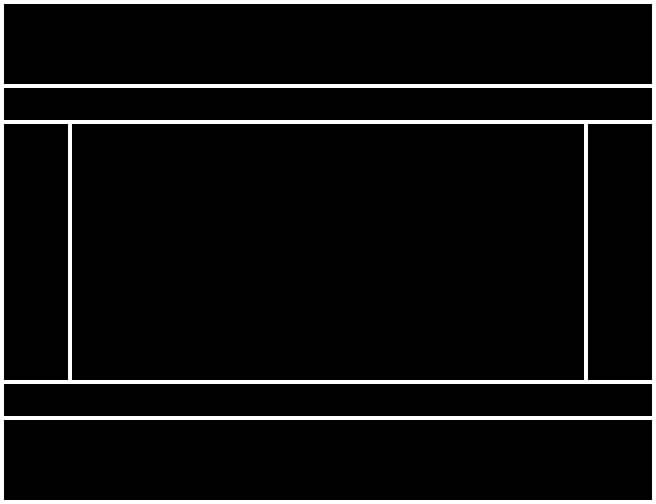
#> input picture hdmi.srcs/sources_1/new/tools/OsciloscopeGenerator/backgroundV2.jpg, 656 x 504 px
$ python screenGenerator.py
#> lines starting #> are read from the running program, lines starting #| are printed output that depends on the picture; after the words box and inside, x2 and y2 are one past the last pixel; in counts of white or black regions, pixels touching at a corner belong together
### hdmi.srcs/sources_1/new/tools/OsciloscopeGenerator/fontToPng.py
from PIL import Image, ImageFont, ImageDraw

# characters parameters
FONT_SIZE = 30
MAX_PADDING = 0

font_path = "PixelOperator8.ttf"
font_object = ImageFont.truetype(font_path, FONT_SIZE)  # Font has to be a .ttf file

fg = "#FFFFFF"  # yellow foreground
bg = "#000000"  # black background

threshold = 125


def generate_character(character, file, colors):
    # text_width, text_height = font_object.getsize(character)
    image = Image.new('RGB', (FONT_SIZE + 4, FONT_SIZE + 2), color=bg)
    draw_pad = ImageDraw.Draw(image)
    draw_pad.text((MAX_PADDING, MAX_PADDING), character, font=font_object, fill=fg)
    # Grayscale
    image = image.convert('L')
    # Threshold
    image = image.point(lambda p: 255 if p > threshold else 0)
    # To mono
    image = image.convert('1')
    image = image.convert("RGB")
    if character.isalnum():
        if character.isupper():
            file.write(f"constant CHARACTER_{character}_upper : t_font := (\n")
        else:
            file.write(f"constant CHARACTER_{character} : t_font := (\n")
    else:
        file.write(f"constant CHARACTER_{ord(character)} : t_font := (\n")
    for i in range(image.size[1]):
        file.write("(")
        for j in range(image.size[0]):
            pixel = image.getpixel((j, i))
            color_id = colors.index(pixel)
            if j < image.size[0] - 1:
                file.write(f"{color_id}, ")
            else:
                file.write(f"{color_id}")
        if i < image.size[1] - 1:
            file.write(f"),\n")
        else:
            file.write(f")\n")
    file.write(");\n\n")


# [17 lines of commented-out code are left out]

### hdmi.srcs/sources_1/new/tools/OsciloscopeGenerator/screenGenerator.py
from PIL import Image, ImageFont, ImageDraw
import numpy as np
import datetime

import fontToPng as ftp

# characters parameters
FONT_SIZE = 30
MAX_PADDING = 0

font_path = "PixelOperator8.ttf"
font_object = ImageFont.truetype(font_path, FONT_SIZE)  # Font has to be a .ttf file

fg = "#FFFF00"  # yellow foreground
bg = "#000000"  # black background

threshold = 100
img_name = "backgroundV2.jpg"
package_name = "font_pkg"
img = Image.open(img_name)
#> img is the input picture: PIL image 656x504 RGB; min 0, max 255, mean 17.6

# Grayscale
img = img.convert('L')
#> img: PIL image 656x504 L
# Threshold
img = img.point(lambda p: 255 if p > threshold else 0)
#> img: PIL image 656x504 L; 6.5% white; 1 white region, box (x1, y1, x2, y2) and area: (0, 0, 656, 504) 21632
# To mono
img = img.convert('1')
# To rgb
img = img.convert("RGB")

colors = img.getbands()
#> colors = ('R', 'G', 'B')

arr = np.array(img)
img_size = arr.shape
#> img_size = (504, 656, 3)
print(img_size)
#| (504, 656, 3)

unique_colors = set()
for i in range(img.size[0]):
    for j in range(img.size[1]):
        pixel = img.getpixel((i, j))
        unique_colors.add(pixel)
#> after the loop, unique_colors = 2 items

unique_colors = list(unique_colors)
#> unique_colors = [(0, 0, 0), (255, 255, 255)]

print(unique_colors)
#| [(0, 0, 0), (255, 255, 255)]

comment = f'''------------------------------------------------------------------------------------------------
-- File generated automatically using python script. Do not edit it by hand!
-- Generated using: screenGenerator.py and fontToPng.py
-- Generation time: {datetime.date.today()}
-- Background generated with image named: {img_name}
-- Font name: {font_path}
-- Package name: {package_name}
------------------------------------------------------------------------------------------------

'''

libraries = '''library IEEE;
use IEEE.STD_LOGIC_1164.ALL;
use IEEE.NUMERIC_STD.ALL;\n
'''

typedef = f'''constant IMG_HEIGHT : natural := {img_size[0]};
constant IMG_WIDTH : natural := {img_size[1]};
constant FONT_HEIGHT : natural := {ftp.FONT_SIZE + 2};
constant FONT_WIDTH : natural := {ftp.FONT_SIZE + 4};
type t_img is array(0 to IMG_HEIGHT - 1, 0 to IMG_WIDTH - 1) of integer range 0 to {len(unique_colors)-1};
type t_font is array (0 to FONT_HEIGHT - 1, 0 to FONT_WIDTH - 1) of integer range 0 to {len(unique_colors)-1};\n'''

with open(f"{package_name}.vhd", "w") as file:
    file.write(comment)
    file.write(libraries)
    file.write(f"package {package_name} is\n\n")
    file.write("-- unique colors are:\n")
    for i in range(0, len(unique_colors)):
        file.write(f"-- {i}: {unique_colors[i]}\n")
#> this loop made 2 passes

    file.write("\n")
    type_comment = '''------------------------------------------------------------------------------------------------
-- TYPES DECLARATIONS
------------------------------------------------------------------------------------------------\n
'''
    file.write(type_comment)
    file.write(typedef)

    function_comment = '''
------------------------------------------------------------------------------------------------
-- FUNCTION DECLARATIONS
------------------------------------------------------------------------------------------------\n
'''
    file.write(function_comment)
    # file.write("-- function returning RGB value of a selected pixel\n")
    # file.write("function BG_getPixelColor(column : natural; row : natural) return std_logic_vector;\n")

    function_comment = '''
------------------------------------------------------------------------------------------------
-- CONSTANTS
------------------------------------------------------------------------------------------------
'''

    file.write(function_comment)
    file.write("-- constant containing background\n")
    file.write("constant BACKGROUND : t_img := (\n")

    print(img.size[0], img.size[1])
#| 656 504

    for i in range(img.size[1]):
        file.write("(")
        for j in range(img.size[0]):
            pixel = img.getpixel((j, i))
            color_id = unique_colors.index(pixel)
            if j < img.size[0] - 1:
                file.write(f"{color_id}, ")
            else:
                file.write(f"{color_id}")
        if i < img.size[1] - 1:
            file.write(f"),\n")
        else:
            file.write(f")\n")
    file.write(");\n\n")

    for i in [chr(x) for x in range(32, 127)]:
        ftp.generate_character(i, file, unique_colors)
#> this loop made 95 passes
#> pass 2, in generate_character (call 2), `image = image.convert('L')`:
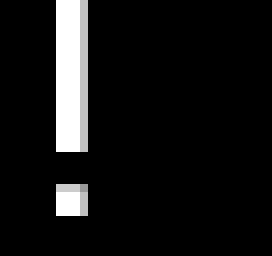
#> image: PIL image 34x32 L (shown 8 times larger); min 0, max 255, mean 20.1
#> pass 2, in generate_character (call 2), `image = image.point(lambda p: 255 if p > threshold else 0)`:
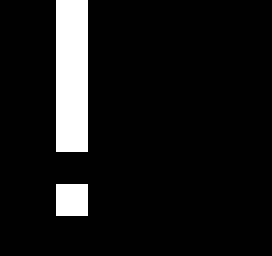
#> image: PIL image 34x32 L (shown 8 times larger); 8.5% white; 2 white regions (1 under 20 px), largest, box (x1, y1, x2, y2) and area: (7, 0, 11, 19) 76

    file.write("end package;\n\n")

    file.write(f"package body {package_name} is\n\n")

#     file.write("-- function returning RGB value of a selected pixel\n")
#     file.write(f'''function BG_getPixelColor(column : natural; row : natural) return std_logic_vector is
#     variable output : std_logic_vector(23 downto 0) := "000000000000000000000000";
# begin
#     if (row >= 0 and row < {img_size[0]}) and (column >= 0 and column < {img_size[1]}) then
#         if BACKGROUND(row, column) = 0 then
#             output := "{"{:08b}".format(unique_colors[0][0])}{"{:08b}".format(unique_colors[0][1])}{"{:08b}".format(unique_colors[0][2])}";
# ''')
#     for i in range(1, len(unique_colors)):
#         file.write(f'''        elsif BACKGROUND(row, column) = 1 then
#             output := "{"{:08b}".format(unique_colors[i][0])}{"{:08b}".format(unique_colors[i][1])}{"{:08b}".format(unique_colors[i][2])}";
# ''')
#     file.write('''        end if;
#     end if;
#     return output;
# end function;\n''')

    file.write(f"end package body;\n")
